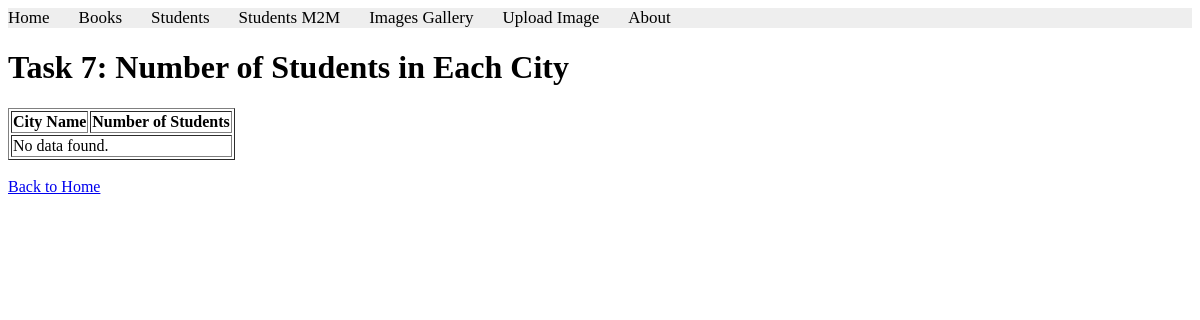
Before: /books/lab8/task7 with the older database file.
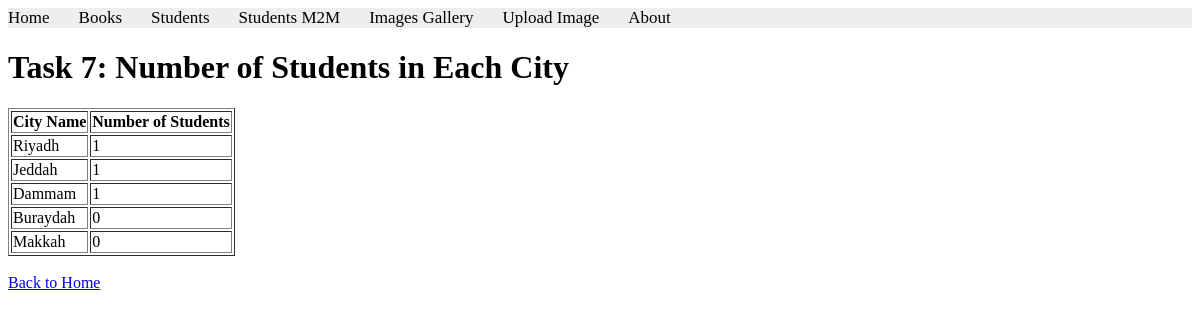
After: the same page with the newer database file.
### apps/bookmodule/models.py (models this page shows, shortened)
class Address(models.Model):
    city = models.CharField(max_length=100)

### apps/bookmodule/views.py (the view)
# urls.py: path('lab8/task7', views.lab8_task7, name='lab8_task7'),
def lab8_task7(request):
    city_stats = Address.objects.annotate(student_count=Count('student'))
    return render(request, 'bookmodule/lab8_task7.html', {'city_stats': city_stats})

### apps/templates/bookmodule/lab8_task7.html (shortened to what this page needs)
{% extends "layouts/base.html" %}
{% block content %}
<h1>Task 7: Number of Students in Each City</h1>
<table border="1">
    <thead>
        <tr>
            <th>City Name</th>
            <th>Number of Students</th>
        </tr>
    </thead>
    <tbody>
        {% for city in city_stats %}
        <tr>
            <td>{{ city.city }}</td>
            <td>{{ city.student_count }}</td>
        </tr>
        {% empty %}
        <tr>
            <td colspan="2">No data found.</td>
        </tr>
        {% endfor %}
    </tbody>
</table>
<br>
<a href="{% url 'books.index' %}">Back to Home</a>
{% endblock %}

Changed rows visible on the page:
added Address: city "Riyadh", student_count "1"
added Address: city "Jeddah", student_count "1"
added Address: city "Dammam", student_count "1"
added Address: city "Buraydah", student_count "0"
added Address: city "Makkah", student_count "0"
Other visible differences:
text no longer shown: "No data found."
